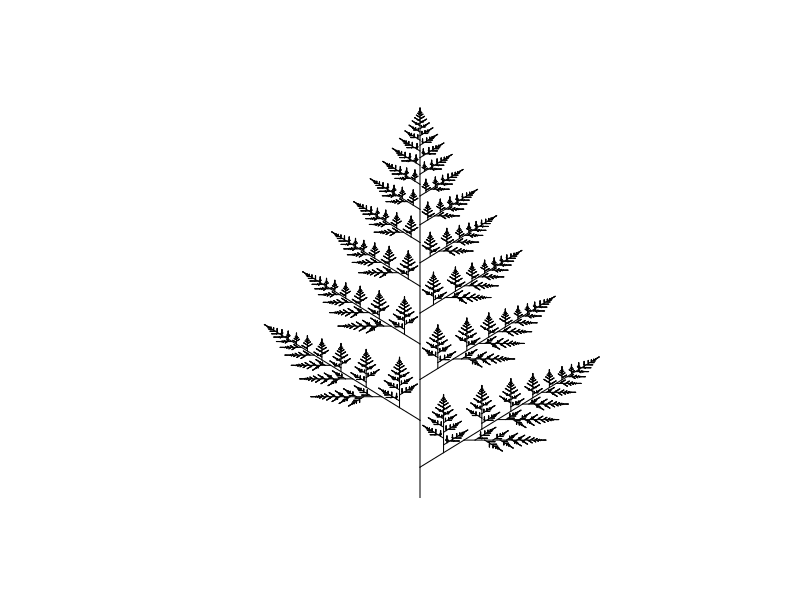

Generate this figure with R:
# CMEE 2021 HPC excercises R code challenge G pro forma

rm(list=ls()) # nothing written elsewhere should be needed to make this work

# please edit these data to show your information.
name <- "Kayleigh Greenwood"
preferred_name <- "Kayleigh"
email <- "kg21@imperial.ac.uk"
username <- "kg21"

# don't worry about comments for this challenge - the number of characters used will be counted starting from here

######### in development 400 characters##########

f <- function(s=c(0,0), a=1.5708, l=7, m=FALSE, d=1)  {
  d <- d*-1
  
  if (m==FALSE){
    m <- l*0.005
  }
  
  e <- c(s[1] + l*cos(a), s[2] + l*sin(a))
  lines(x=c(s[1], e[1]), y=c(s[2], e[2]))
  s <- e
  
  if (l >= m){
    f(s, a, l*0.87, m, d)
    
    if (d>0){
      x <- (pi/4)
    } else {
      x <- -(pi/4)
    }
  
    f(s, a+x, l*0.38, m, d)
  }
}
plot(-25:25, 5:55, type="n", xlab="", ylab="", axes=FALSE)

f()

